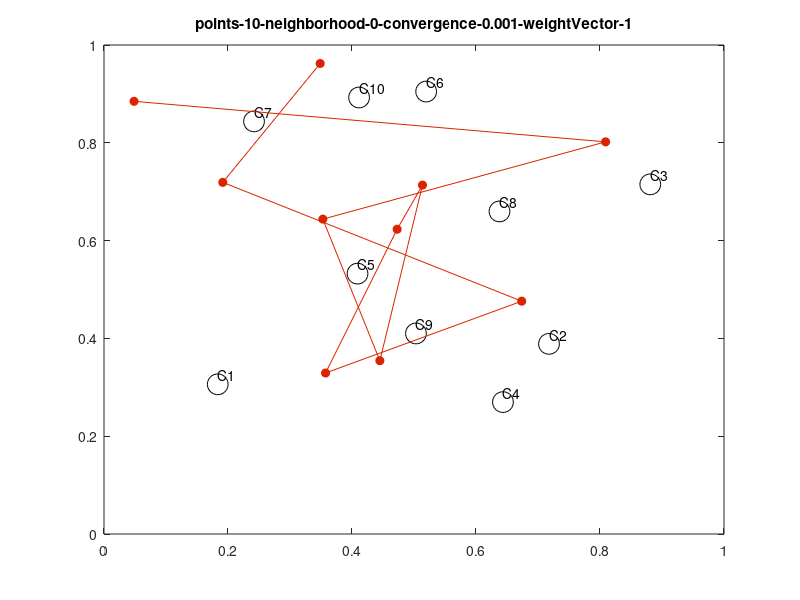

Here is the MATLAB script that generated this plot: (Note: this script raises an error after producing the figure.)
% Assignment 7
% Taten Knight

% Cleanup
clear all;
close all;
clc;

% Copied and updated from TSP_SOMS file
% Setup
numPoints = 10;
x = rand(numPoints, 2);
differentStarts = 2;
wStarts = cell(1, differentStarts);
for starts = 1:differentStarts
    wStarts{starts} = rand(numPoints,2);
end
convergence=.001;
sigmaMax = 3;
diffs = cell(1, sigmaMax + 1);
tau = 200;

if numPoints < 2 * sigmaMax + 1
    throw(MException('InputError:numPoints_nhMax', 'numpoints must be greater than or equal to 2 * nhMax + 1'))
end

% Run with different numbers of neighbors
for sigma0 = 0:sigmaMax
    for start = 1:differentStarts
        weights = [];
        diff=10;
        w = wStarts{start};
        %TSP using SOM
        titleString = ['points-' num2str(numPoints) '-neighborhood-' num2str(sigma0) '-convergence-' num2str(convergence) '-weightVector-' num2str(start)];
        fig = figure();

        % Iterative Loop
        its = 0;
        while diff>convergence
            its = its + 1;
            if size(weights) == 0
                weights(:, : , end) = w;
            else
                weights(:, : , end + 1) = w;
            end
            % Save old weights
            oldw=w;

            % Change order that we check node with
            order=randperm(numPoints);

            % For each node
            for i=1:numPoints
                % Distance vector = the distance between a random x and the weight,
                % w
                d=ones(numPoints,1)*x(order(i),:)-w;
                d=(d(:,1).^2+d(:,2).^2).^0.5;
                % m2 is the index of the vector with the minimum distance (aka the
                % closest node to the datapoint
                [m1 m2]=min(d);
                % Update the weight vectors within the neighborhood of the winning
                % vector (+-2)
                sigma = sigma0 * exp(-its / tau);

                for d1=m2-floor(sigma):m2+floor(sigma)
                    d = abs(d1 - m2);
                    if d == 0
                        h = 1;
                    else
                        h = exp(- (d^2) / (2 * (sigma ^ 2)));
                    end
                    modD1 = mod(d1, numPoints);
                    if d1 == 0 || d1 == numPoints
                        modD1 = numPoints;
                     end
                    w(modD1,:)=w(modD1,:)+h*(x(order(i),:)-w(modD1,:));
                end
            end
            % Calculate the current change in w
            diff=norm(oldw-w);
            diffs{sigma0 + 1} = [diffs{sigma0 + 1} diff];
        end
    %     plot(w(:,1),w(:,2),'r-o', 'LineWidth', 1, 'MarkerFaceColor', 'g', 'Color', 'g')
        weightsSize = size(weights);
        iters = weightsSize(3);
        for j = 1:iters
            roundedJ = round(j);
            color =  [1 - (j / iters), j / iters, 0];
            plot(x(:,1),x(:,2),'o', 'MarkerSize', 15, 'MarkerEdgeColor', 'k')
            title(titleString);
            axis([0 1 0 1])
            hold on
            for i = 1:numPoints
                text(x(i,1),x(i,2)+0.02,['C' num2str(i)])
            end
            plot(weights(:,1, roundedJ),weights(:,2, roundedJ),'r-o', 'LineWidth', .1, 'MarkerFaceColor', color, 'Color', color)
            frame = frame2im(getframe(fig));
            [A,map] = rgb2ind(frame,256);
            if j == 1
                imwrite(A,map,[titleString '.gif'],'gif','LoopCount', Inf ,'DelayTime', 3);
            elseif j == iters
                imwrite(A,map,[titleString '.gif'],'gif','WriteMode','append','DelayTime', 5);
            else
                imwrite(A,map,[titleString '.gif'],'gif','WriteMode','append','DelayTime', 10 / iters);
            end
            hold off
        end
    end
end

close all;